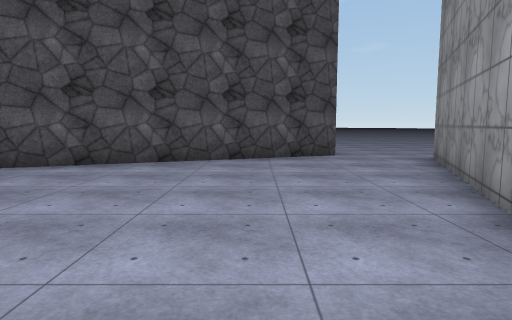
View 1 (above)

16 first-person views from a walk through a scene from a Unity 3-D project. The camera is 1.5 m above the floor, tilts 6° down and sees 75° across. The floor is counted in squares, 2 m on a side. Each view is taken from the middle of a square. On the plan, view 1 faces up. The plan holds only what a view shows up to about 11 squares ahead; the rest is blank. The place goes on beyond the plan. The player character is not drawn. Some animated figures are left out. Surface patterns are stand-ins for the level's own textures.

View 2
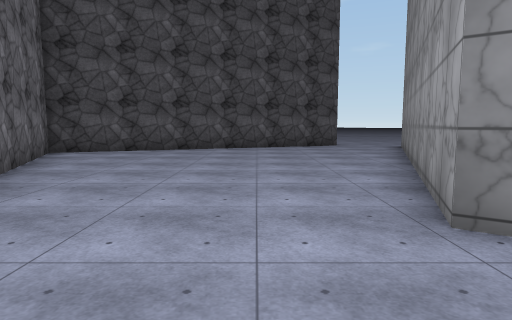

View 3
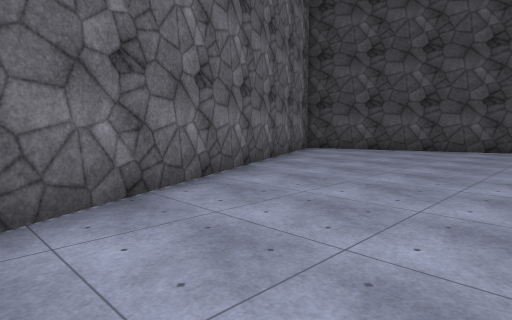

View 4
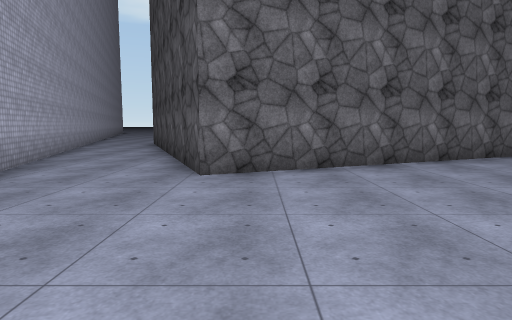

View 5
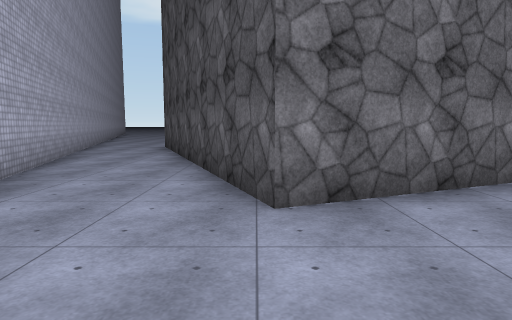

View 6
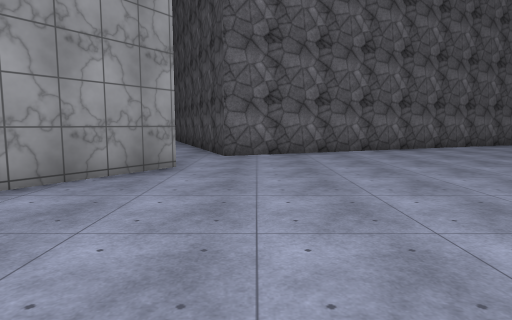

View 7
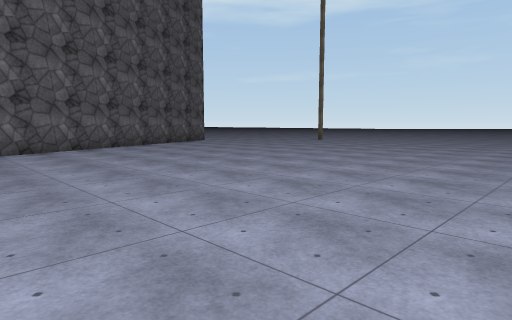

View 8
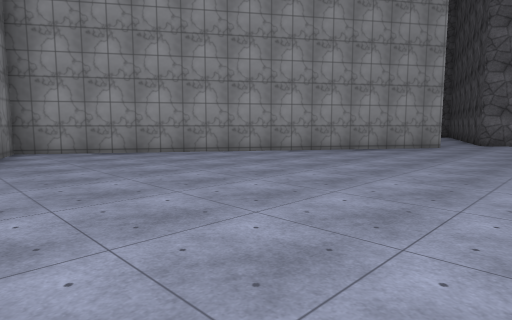

View 9
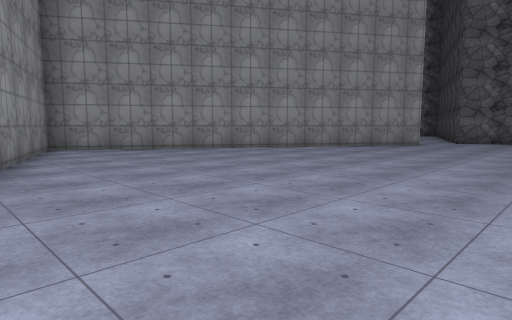

View 10
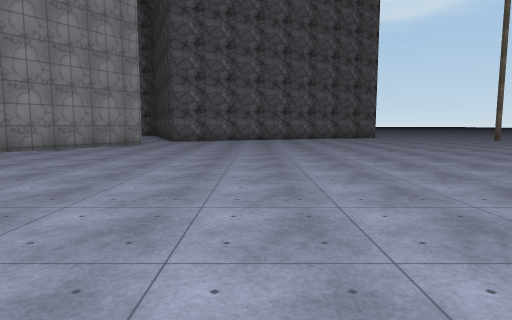

View 11
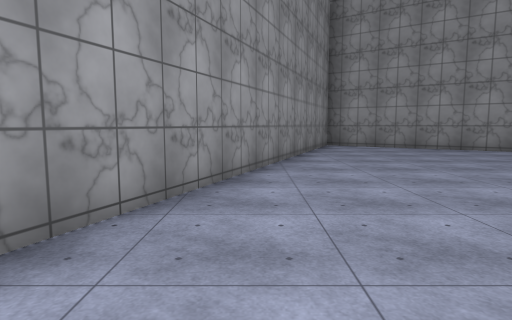

View 12
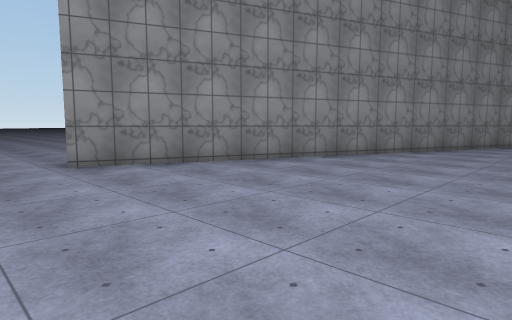

View 13
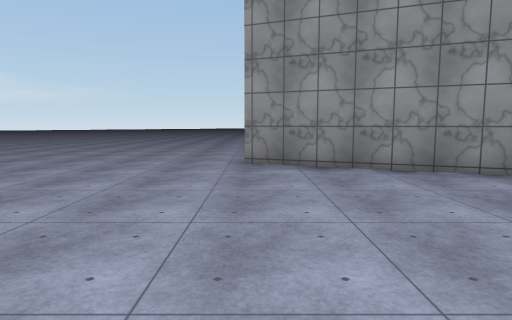

View 14
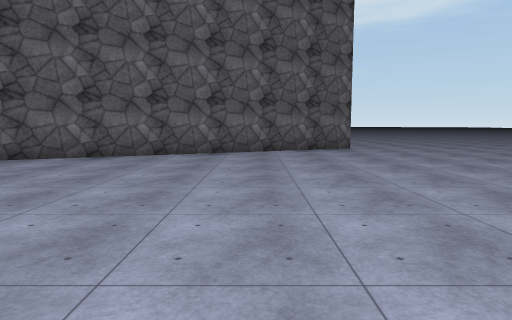

View 15
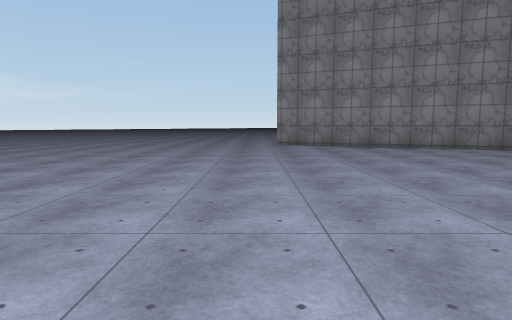

View 16
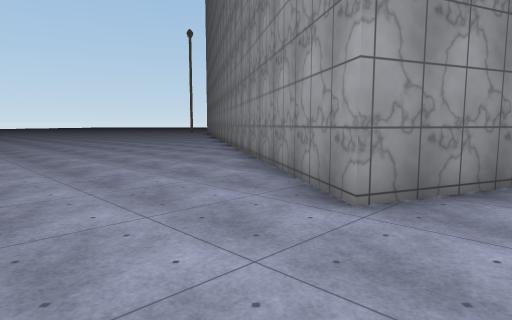

### Floor plan
Points are (right, up) in squares from view 1. A wall is a line through its corners. A room is listed if a view was taken in it or the views show most of it. See-through windows are left out.
Room 1 (views 1, 2, 3, 4, 5)
walls: (0.4, -1.7) (4, 7.6); (2, 8.2) (-6.6, 4.9) (-1.9, -5.8) (-8.5, -8.4); (-8.6, -11.1) (-2.3, -9.1)
ways out: opening at (3, 7) to room 2
Room 2 (views 6, 7, 8, 9, 10, 11, 12, 13, 14, 15, 16)
walls: (4, 7.6) (14.4, 0.7) (20.5, 16.2) (24.5, 13.5); (-2.7, 19.1) (2, 8.2)
ways out: opening at (3, 7) to room 1

Positions as (right, up) in squares from view 1, and headings:
1: (0, 0), facing up
2: (-1, -4), facing up
3: (0, -4), facing up-left
4: (3, -5), facing left
5: (1, -6), facing left
6: (10, 9), facing left
7: (11, 9), facing up-left
8: (16, 11), facing down-left
9: (17, 12), facing down-left
10: (17, 12), facing left
11: (17, 13), facing down
12: (14, 18), facing down-right
13: (14, 16), facing right
14: (8, 16), facing left
15: (8, 17), facing right
16: (19, 19), facing down-right
